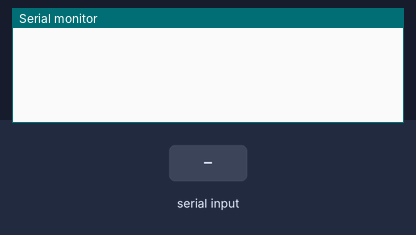
A sketch run on a simulated Arduino Uno, built with avr-gcc and run on an emulated ATmega328P. On the bench: the last lines printed to the serial monitor. The inputs (shaded band) are chosen by the test bench.

Above: at 1.2 s.
1.3 s: "Y" received over Serial
At 2.3 s:
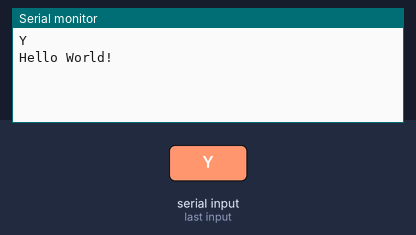
2.8 s: "1" received over Serial
At 3.4 s:
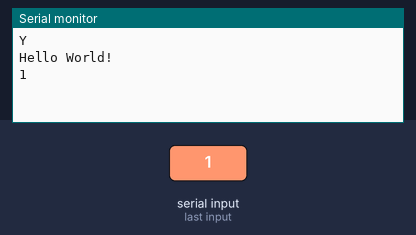

Measured:
- after the input at 1.3 s, the serial monitor: prints a new line at once (image 1)
- after the input at 2.8 s, the serial monitor: prints a new line at once (image 2)

The sketch:

Module_9.ino
```cpp
// MAC Address: 201505057960

void setup() {
  // put your setup code here, to run once:
  Serial.begin(9600);
}

void loop() {
  // put your main code here, to run repeatedly:
  if(Serial.available()==1)
  {
  char c = Serial.read();
  Serial.println(c);
  if(c=='Y')
    Serial.println("Hello World!");
  }
}
```
